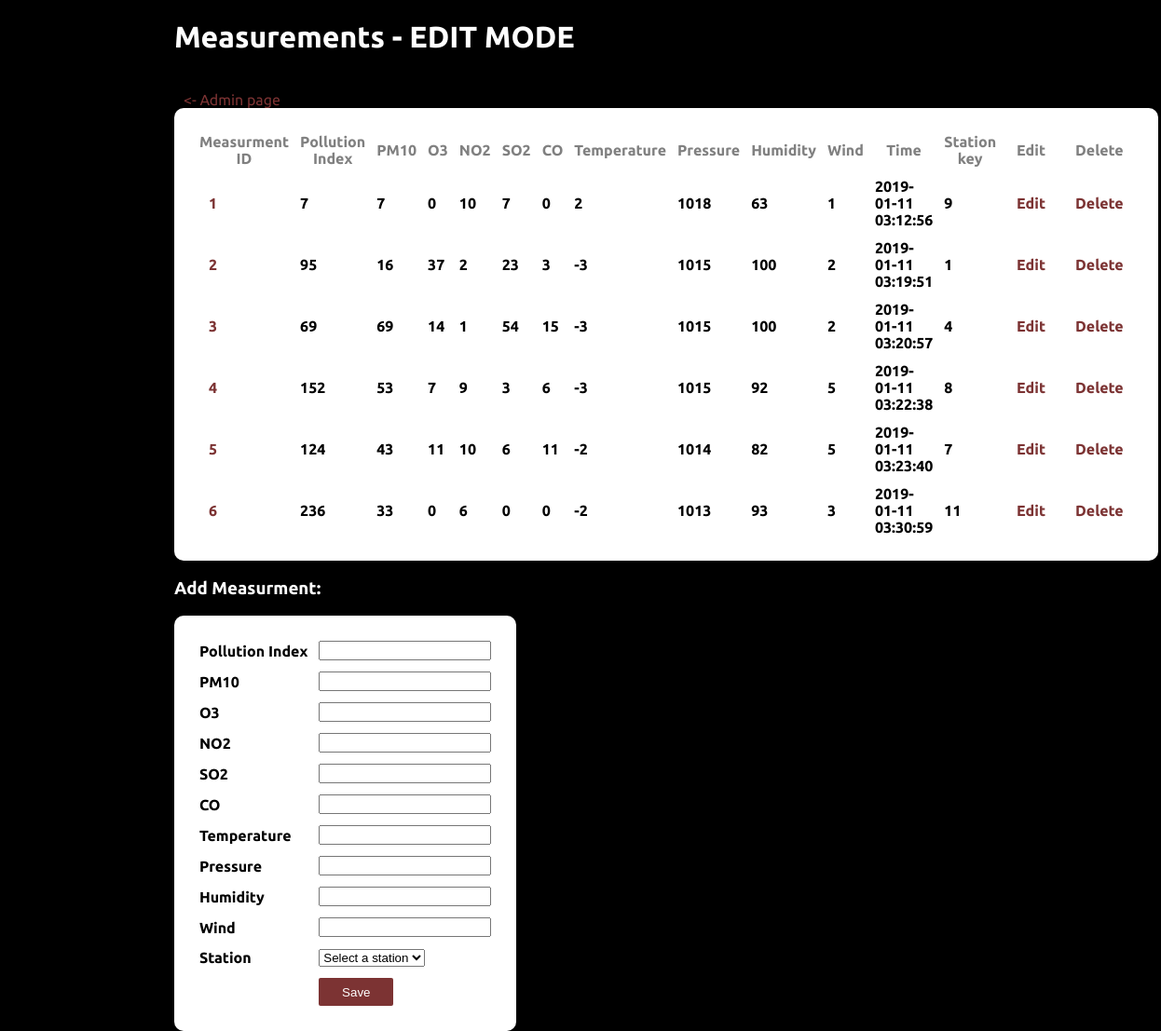
Page /editMeasurments.php on the committed database.
### tables this page shows
CREATE TABLE `measurments` (
  `MeasurID` int(11) NOT NULL,
  `PollutionIndex` int(11) NOT NULL,
  `PM10` int(11) NOT NULL,
  `O3` int(11) NOT NULL,
  `NO2` int(11) NOT NULL,
  `SO2` int(11) NOT NULL,
  `CO` int(11) NOT NULL,
  `Temp` int(11) NOT NULL,
  `Pressure` int(11) NOT NULL,
  `Humidity` int(11) NOT NULL,
  `Wind` int(11) NOT NULL,
  `TimeDate` datetime NOT NULL,
  `StationsFK` int(11) NOT NULL
);

### editMeasurments.php (the view, shortened to what this page needs)
<?php
include ('database.php');
?>
<!DOCTYPE html>
<html>
<head>
    <link rel="stylesheet" href="styles.css">
</head>
<body class="measur">
<h1>Measurements - EDIT MODE</h1> <br>
<a href="adminPage.php"><- Admin page</a>
<?php
$query = "SELECT * FROM measurments";
$result = mysqli_query($con, $query);
?>
<table>
    <tr>
        <th>Measurment ID</th>
        <th>Pollution Index</th>
        <th>PM10</th>
        <th>O3</th>
        <th>NO2</th>
        <th>SO2</th>
        <th>CO</th>
        <th>Temperature</th>
        <th>Pressure</th>
        <th>Humidity</th>
        <th>Wind</th>
        <th>Time</th>
        <th>Station key</th>
        <th>Edit</th>
        <th>Delete</th>
    </tr>
    <?php while($row = mysqli_fetch_assoc($result)) { ?>
        <tr>
            <td> <a> <?php echo $row['MeasurID'] ?> </a> </td>
            <td> <?php echo $row['PollutionIndex'] ?> </td>
            <td> <?php echo $row['PM10'] ?> </td>
            <td> <?php echo $row['O3'] ?> </td>
            <td> <?php echo $row['NO2'] ?> </td>
            <td> <?php echo $row['SO2'] ?> </td>
            <td> <?php echo $row['CO'] ?> </td>
            <td> <?php echo $row['Temp'] ?> </td>
            <td> <?php echo $row['Pressure'] ?> </td>
            <td> <?php echo $row['Humidity'] ?> </td>
            <td> <?php echo $row['Wind'] ?> </td>
            <td> <?php echo $row['TimeDate'] ?> </td>
            <td> <?php echo $row['StationsFK'] ?> </td>
            <td>
                <a href="editMeasurment.php?id=<?php echo $row['MeasurID'] ?>">Edit</a>
            </td>
            <td>
                <a href="deleteMeasurment.php?id=<?php echo $row['MeasurID'] ?>">Delete</a>
            </td>
        </tr>
    <?php } ?>
</table>
<h3>Add Measurment:</h3>
<form action="saveMeasurment.php" method="post">
    <table>
        <tr><td>Pollution Index</td>
            <td><input type='number' name='PollutionIndex'/></td>
        </tr>
        <tr><td>PM10</td>
            <td><input type='number' name='PM10'/></td>
        </tr>
        <tr><td>O3</td>
            <td><input type='number' name='O3'/></td>
        </tr>
        <tr><td>NO2</td>
            <td><input type='number' name='NO2'/></td>
        </tr>
        <tr><td>SO2</td>
            <td><input type='number' name='SO2'/></td>
        </tr>
        <tr><td>CO</td>
            <td><input type='number' name='CO'/></td>
        </tr>
        <tr><td>Temperature</td>
            <td><input type='number' name='Temp'/></td>
        </tr>
        <tr><td>Pressure</td>
            <td><input type='number' name='Pressure'/></td>
        </tr>
        <tr><td>Humidity</td>
            <td><input type='number' name='Humidity'/></td>
        </tr>
        <tr><td>Wind</td>
            <td><input type='number' name='Wind'/></td>
        </tr>
        <tr><td>Station</td>
            <td>
                <select name="stat" id="StationsFK">
                    <option value=""> Select a station </option>
                </select>
            </td>
        </tr>
        <tr><td></td>
            <td>
                <button type="submit">Save</button>
            </td>
        </tr>
    </table>
</body>
</html>

### styles.css (style rules this page uses)
html { background-color: black; }
table { border: 2px; color: black; background-color: white; border-radius: 10px; padding: 20px; font-weight: bold; }
h1,h2,h3,h4,h5,h6 { color: white; }
th { color: gray; padding: 5px; font-weight: bold; }
td { padding: 5px; }
button { background-color: #7c3333; color: white; width: 80px; height: 30px; border: none; border-radius: 2px; }
body { width: 70%; margin: auto; background-color: black; font-family: "Ubuntu"; }
a { color: #7c3333; margin:5px; padding: 5px; text-decoration: none; font-family: "Ubuntu"; }

### rows in the picture
measurments: MeasurID "1", PollutionIndex "7", PM10 "7", O3 "0", NO2 "10", SO2 "7", CO "0", Temp "2", Pressure "1018", Humidity "63", Wind "1", TimeDate "2019-01-11 03:12:56", StationsFK "9"
measurments: MeasurID "2", PollutionIndex "95", PM10 "16", O3 "37", NO2 "2", SO2 "23", CO "3", Temp "-3", Pressure "1015", Humidity "100", Wind "2", TimeDate "2019-01-11 03:19:51", StationsFK "1"
measurments: MeasurID "3", PollutionIndex "69", PM10 "69", O3 "14", NO2 "1", SO2 "54", CO "15", Temp "-3", Pressure "1015", Humidity "100", Wind "2", TimeDate "2019-01-11 03:20:57", StationsFK "4"
measurments: MeasurID "4", PollutionIndex "152", PM10 "53", O3 "7", NO2 "9", SO2 "3", CO "6", Temp "-3", Pressure "1015", Humidity "92", Wind "5", TimeDate "2019-01-11 03:22:38", StationsFK "8"
measurments: MeasurID "5", PollutionIndex "124", PM10 "43", O3 "11", NO2 "10", SO2 "6", CO "11", Temp "-2", Pressure "1014", Humidity "82", Wind "5", TimeDate "2019-01-11 03:23:40", StationsFK "7"
measurments: MeasurID "6", PollutionIndex "236", PM10 "33", O3 "0", NO2 "6", SO2 "0", CO "0", Temp "-2", Pressure "1013", Humidity "93", Wind "3", TimeDate "2019-01-11 03:30:59", StationsFK "11"
